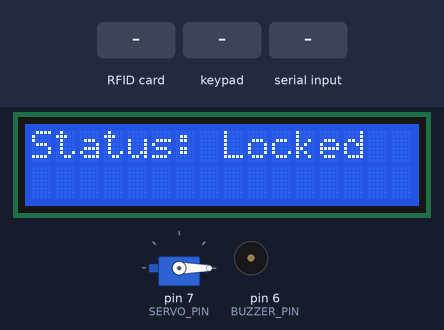
A sketch run on a simulated Arduino Mega 2560, built with avr-gcc and run on an emulated ATmega2560. On the bench: servo, 16×2 character LCD, buzzer (waves = sounding). Inputs (shaded band) come from the test bench. What the sketch prints to the serial monitor is not drawn.

Above: at 2.8 s.
2.9 s: RFID card 53 16 AC F8 held to the reader
At 5.5 s:
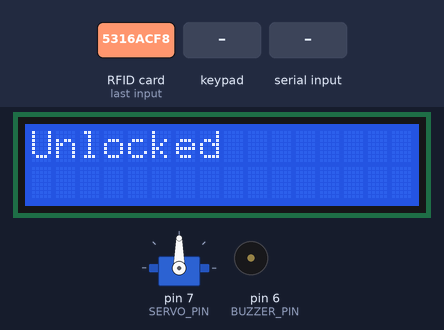
5.9 s: key '#' pressed
8.9 s: keypad keys 1 2 3 4 A * pressed 0.4 s apart
13.8 s: RFID card 5E 7A 19 C4 held to the reader
At 16.6 s:
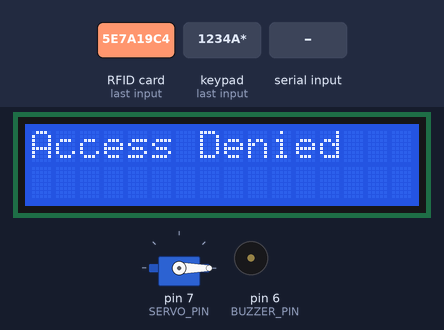
16.8 s: "LOCK\n" received over the second serial link
At 19.3 s:
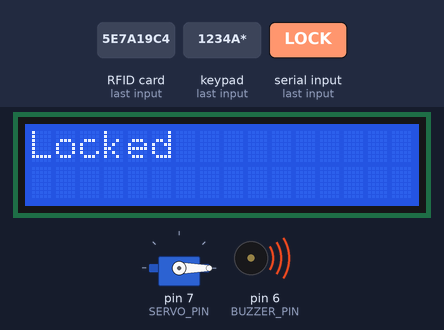
19.8 s: keypad keys 1 2 3 4 A A pressed 0.4 s apart
At 23.0 s:
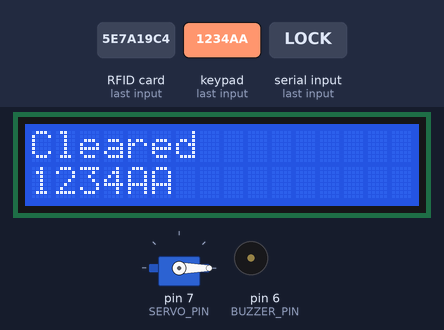
Timing chart, 0 to 24.5 s (numbered marks = the images above; inputs shaded):
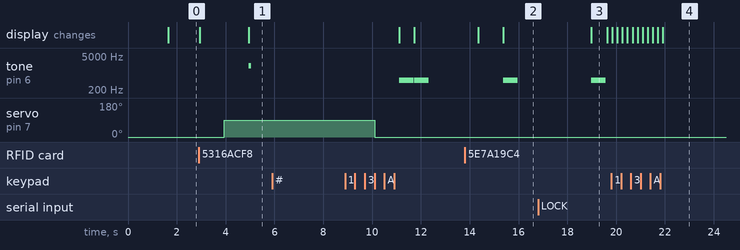

The sketch:

smart-door-lock-system-code.ino
```cpp
#include <SPI.h>
#include <MFRC522.h>
#include <Servo.h>
#include <Wire.h>
#include <LiquidCrystal_I2C.h>
#include <Keypad.h>

// RFID setup
#define SS_PIN 53
#define RST_PIN 9
MFRC522 rfid(SS_PIN, RST_PIN);

// Servo setup
Servo lockServo;
#define SERVO_PIN 7
#define LOCKED_ANGLE 0
#define UNLOCKED_ANGLE 90

// LCD setup
LiquidCrystal_I2C lcd(0x27, 16, 2); // Address 0x3F if 0x27 doesn't work

// Bluetooth
String incomingBT = "";

// Keypad setup
#define ROWS 4
#define COLS 4
char keys[ROWS][COLS] = {
  {'1','2','3','A'},
  {'4','5','6','B'},
  {'7','8','9','C'},
  {'*','0','#','D'}
};
byte rowPins[ROWS] = {22, 23, 24, 25};
byte colPins[COLS] = {26, 27, 28, 29};
Keypad keypad = Keypad(makeKeymap(keys), rowPins, colPins, ROWS, COLS);

// Credentials
const char* authorizedUID = "5316ACF8";
const char* passcode = "1234A";
String inputCode = "";

// Buzzer
#define BUZZER_PIN 6

void setup() {
  Serial.begin(9600);
  Serial1.begin(38400);

  SPI.begin();
  rfid.PCD_Init();

  lockServo.attach(SERVO_PIN);
  lockServo.write(LOCKED_ANGLE);

  lcd.begin(16, 2);
  lcd.backlight();
  lcd.setCursor(0, 0);
  lcd.print("Smart Lock Init");
  delay(1500);
  lcd.clear();
  lcd.print("Status: Locked");

  pinMode(BUZZER_PIN, OUTPUT);
  Serial.println("System Ready");
}

void loop() {
  checkBluetooth();
  checkRFID();
  checkKeypad();
}

void checkBluetooth() {
  while (Serial1.available()) {
    char c = Serial1.read();

    if (c == '\n' || c == '\r') {
      incomingBT.trim();
      if (incomingBT == "UNLOCK") {
        unlock();
      } else if (incomingBT == "LOCK") {
        lock();
      }
      incomingBT = "";
    } else {
      incomingBT += c;
    }
  }
}

void checkRFID() {
  if (!rfid.PICC_IsNewCardPresent() || !rfid.PICC_ReadCardSerial()) return;

  String uid = "";
  for (byte i = 0; i < rfid.uid.size; i++) {
    uid += String(rfid.uid.uidByte[i], HEX);
  }
  uid.toUpperCase();

  lcd.clear();
  lcd.setCursor(0, 0);
  lcd.print("RFID UID:");
  lcd.setCursor(0, 1);
  lcd.print(uid);
  delay(1000);

  if (uid == authorizedUID) {
    unlock();
  } else {
    lcd.clear();
    lcd.print("Access Denied");
    Serial.println("Invalid UID: " + uid);
    beepError();
    delay(2000);
  }

  rfid.PICC_HaltA();
}

void checkKeypad() {
  char key = keypad.getKey();
  if (key) {
    if (key == '#') {
      if (inputCode == passcode) {
        unlock();
      } else {
        lcd.clear();
        lcd.print("Wrong Passcode");
        Serial.println("Wrong Passcode");
        beepError();
        delay(2000);
      }
      inputCode = "";
    } else if (key == '*') {
      inputCode = "";
      lcd.clear();
      lcd.print("Cleared");
    } else {
      inputCode += key;
      lcd.setCursor(0, 1);
      lcd.print(inputCode);
    }
  }
}

void unlock() {
  lockServo.write(UNLOCKED_ANGLE);
  delay(1000);
  lcd.clear();
  lcd.print("Unlocked");
  Serial.println("Unlocked");
  beepSuccess();
  delay(5000);
  lock();
}

void lock() {
  lockServo.write(LOCKED_ANGLE);
  delay(1000);
  lcd.clear();
  lcd.print("Locked");
  Serial.println("Locked");
  beepError();  // Just reused sound; adjust if needed
}

void beepSuccess() {
  tone(BUZZER_PIN, 2000, 100);
  delay(150);
  noTone(BUZZER_PIN);
}

void beepError() {
  tone(BUZZER_PIN, 500, 600);
  delay(600);
  noTone(BUZZER_PIN);
}
```

Measured:
- after the input at 2.9 s, tone on pin 6 (BUZZER_PIN): silent → 2000 Hz after 2.1 s, → silent 0.10 s later; servo on pin 7 (SERVO_PIN): 0° → 90° after 1.0 s; the display: first changes at once (image 1 shows a later state)
- after the input at 5.9 s, every drawn part: stays the same
- after the input at 13.8 s, tone on pin 6 (BUZZER_PIN): silent → 500 Hz after 1.6 s, → silent 0.60 s later; the display: first changes after 0.55 s (image 2 shows a later state)
- after the input at 16.8 s, tone on pin 6 (BUZZER_PIN): silent → 500 Hz after 2.2 s, → silent 0.60 s later; the display: changes after 2.2 s (image 3)
- what the display in image 3 shows lasts 0.6 s, from 19.0 s to 19.6 s
